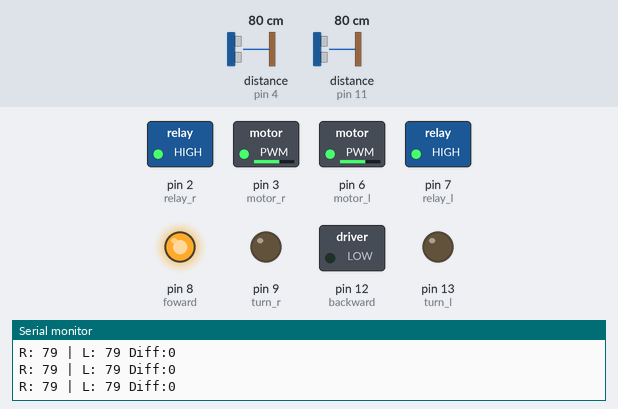
The sketch below on a simulated Arduino Uno, built with avr-gcc and run on an emulated ATmega328P. Parts: switched loads named in the sketch (green lamp = pin HIGH), output pins drawn as LEDs (lit = HIGH), the last lines printed to the serial monitor. Wiring (inferred from the names in the program): 2 × ultrasonic range finder: trigger pin 5, echo pin 4 / trigger pin 10, echo pin 11. Dashed ring = blinking. The inputs (shaded band) are chosen by the test bench; at power-on: distance to the obstacle (sensors on pin 11, pin 4) 80 cm. The echo pulse lasts 58.3 µs per cm; pins used as bus, display or sensor lines are not drawn.

Above: at 1.2 s.
1.3 s: distance to the obstacle (sensor on pin 11) set to 73 cm
At 1.7 s:
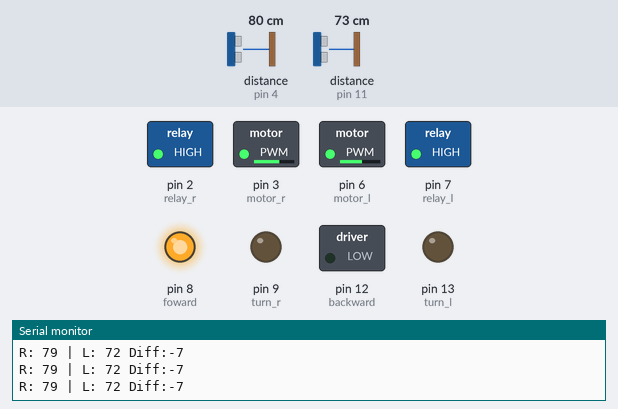
2.8 s: distance to the obstacle (sensor on pin 11) set to 66 cm
At 3.15 s:
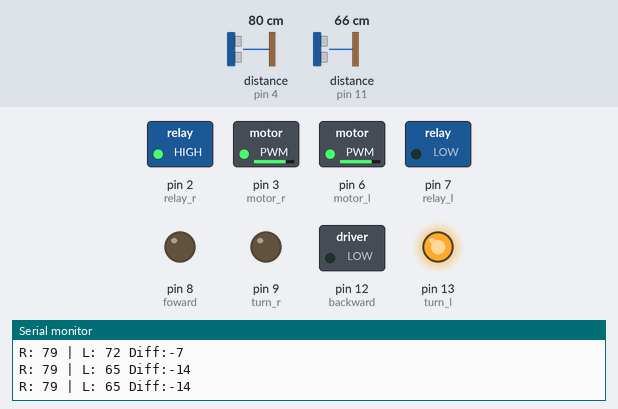
5.8 s: distance to the obstacle (sensor on pin 4) set to 74 cm
At 7.0 s:
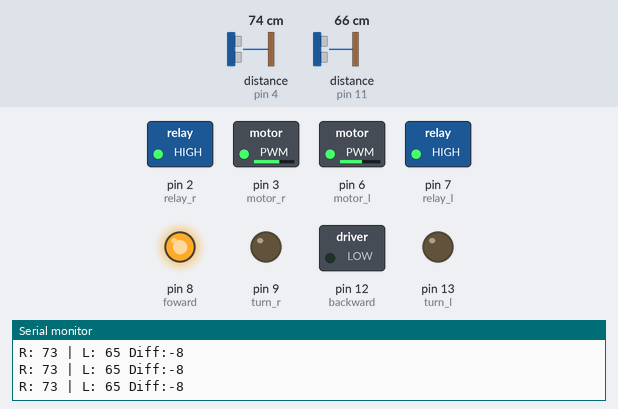
7.3 s: distance to the obstacle (sensor on pin 4) set to 60 cm
At 8.2 s:
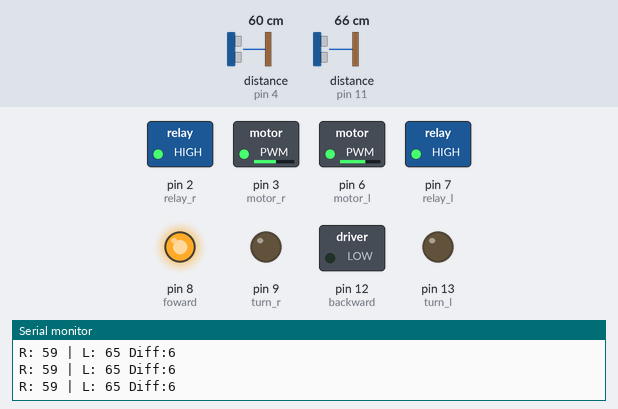
10.3 s: distance to the obstacle (sensor on pin 4) set to 52 cm
At 10.64 s:
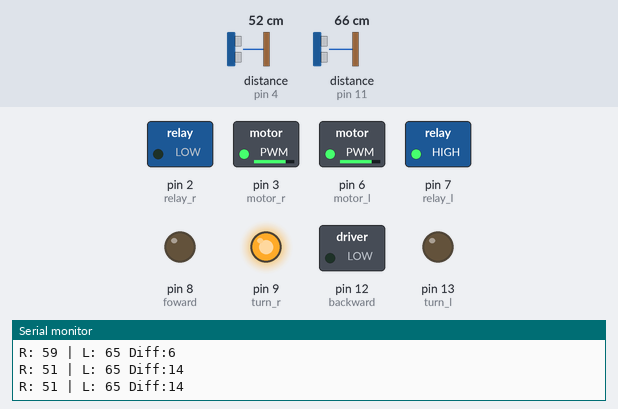
13.3 s: distance to the obstacle (sensor on pin 4) set to 120 cm
At 14.2 s:
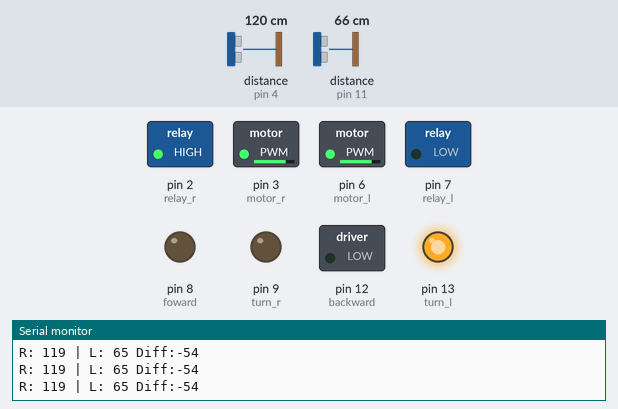
Timing chart, 0 to 17.3 s (numbered marks = the images above; inputs shaded):
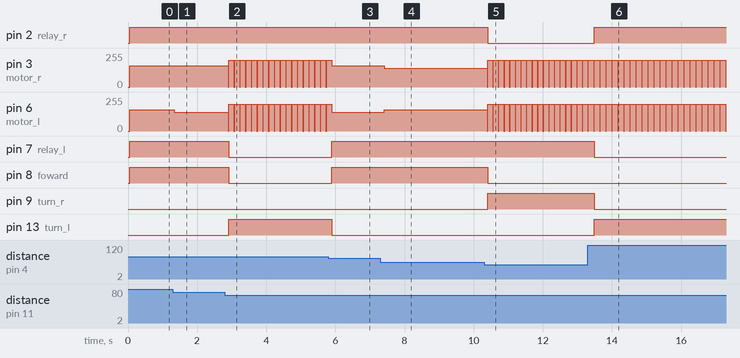

The sketch:

new_smooth_sensor.ino
```cpp
int relay_r = 2;  // S8550 (PNP) 控制方向: LOW=吸合, HIGH=放開
int relay_l = 7;  // S8550 (PNP) 控制方向: LOW=吸合, HIGH=放開
int motor_r = 3;  // C1384 (NPN) 控制速度: PWM 0~255
int motor_l = 6;  // C1384 (NPN) 控制速度: PWM 0~255
int foward = 8; // 綠LED
int backward = 12;// 紅LED
int turn_r = 9;
int turn_l = 13;

int trig_r = 5;    // 超音波感測器 Trig腳接 Arduino pin 5
int echo_r = 4;    //超音波感測器 Echo 腳接 Arduino pin 4
int trig_l = 10;   // 超音波感測器 Trig腳接 Arduino pin 11
int echo_l = 11;   //超音波感測器 Echo 腳接 Arduino pin 12

long dur_r, cm_r, dur_l, cm_l, cm ;  //宣告計算距離時，需要用到的兩個實數
int set_dur = 8; // set target distance
int tol = 3; // set tolerance
int turn_gap = 10; // set turning tolerance

// [修正 1] 速度設定調整
int spd_h = 160;   // 直走速度
int spd_m = 140;   // 差速修正速度
int spd_l = 100;
int spd_turn = 200; // [新增] 轉向專用大扭力，解決轉不動的問題

void setup() {
  Serial.begin (9600);
  pinMode(relay_r, OUTPUT);
  pinMode(motor_r, OUTPUT);
  pinMode(relay_l, OUTPUT);
  pinMode(motor_l, OUTPUT);
  pinMode(foward,OUTPUT);
  pinMode(backward,OUTPUT);
  pinMode(turn_r,OUTPUT);
  pinMode(turn_l,OUTPUT);
  pinMode(trig_r, OUTPUT);
  pinMode(echo_r, INPUT);
  pinMode(trig_l, OUTPUT);
  pinMode(echo_l, INPUT);
}

// [修正 2] 輕量版中位數濾波 (從5次改3次，反應快一倍)
long readDistanceMID(int trigPin, int echoPin) {
  int values[3]; // 改成3次就夠了

  for (int i = 0; i < 3; i++) {
    digitalWrite(trigPin, LOW);
    delayMicroseconds(2);
    digitalWrite(trigPin, HIGH);
    delayMicroseconds(10);
    digitalWrite(trigPin, LOW);

    long duration = pulseIn(echoPin, HIGH, 15000); // Timeout 再縮短一點 (15ms)
    long dist = (duration / 2) / 29.1;

    if (dist == 0) dist = 300;
    values[i] = dist;
    delay(2); // 縮短間隔
  }

  // 排序 3 個數值
  if(values[0] > values[1]) { int t=values[0]; values[0]=values[1]; values[1]=t; }
  if(values[1] > values[2]) { int t=values[1]; values[1]=values[2]; values[2]=t; }
  if(values[0] > values[1]) { int t=values[0]; values[0]=values[1]; values[1]=t; }

  return values[1]; // 回傳中間值
}

// [新增] 安全停車函式 (避免瞬間反向電流)
void stopMotors() {
    analogWrite(motor_r, 0);
    analogWrite(motor_l, 0);
}

void loop() {
  // Sensor Input
  cm_r = readDistanceMID(trig_r,echo_r);
  delay(5); // 稍微給一點喘息時間
  cm_l = readDistanceMID(trig_l,echo_l);

  // Check Data
  Serial.print("R: "); Serial.print(cm_r);
  Serial.print(" | L: "); Serial.print(cm_l);
  Serial.print(" Diff:"); Serial.println(cm_l - cm_r);

  cm = (cm_r+cm_l)/2;

  // --- 邏輯判斷開始 ---

  // 1. Turn Left (Big Diff)
  if (cm_r - cm_l > turn_gap){
    stopMotors(); // 先停車，防止繼電器火花
    delay(20);    // 給一點時間消磁

    digitalWrite(turn_r,LOW);
    digitalWrite(turn_l,HIGH);

    digitalWrite(relay_r, HIGH);
    digitalWrite(relay_l, LOW);

    digitalWrite(foward,LOW);
    digitalWrite(backward,LOW);

    // [修正] 用 spd_turn (大扭力)
    analogWrite(motor_l, spd_turn);
    analogWrite(motor_r, spd_turn);
    delay(100);
  }

  // 2. Turn Right (Big Diff)
  else if(cm_l - cm_r > turn_gap){
    stopMotors(); // 先停車
    delay(20);

    digitalWrite(turn_r,HIGH);
    digitalWrite(turn_l,LOW);

    digitalWrite(relay_r, LOW);
    digitalWrite(relay_l, HIGH);

    digitalWrite(foward,LOW);
    digitalWrite(backward,LOW);

    // [修正] 用 spd_turn (大扭力)
    analogWrite(motor_l, spd_turn);
    analogWrite(motor_r, spd_turn);
    delay(100);
  }

  // 3. Fine Angle & Distance (直走微調)
  else {
    digitalWrite(turn_l,LOW);
    digitalWrite(turn_r,LOW);

    // Forward
    if (cm > set_dur + tol){
      // 這裡如果原本是在後退，突然變前進，也最好停一下
      // 但為了流暢度，我們先假設這裡變化沒那麼劇烈

      digitalWrite(relay_r, HIGH);
      digitalWrite(relay_l, HIGH);
      digitalWrite(foward,HIGH);
      digitalWrite(backward,LOW);

      if(cm_r > cm_l + 4){
        analogWrite(motor_l, spd_m);
        analogWrite(motor_r, spd_h);
      }
      else if(cm_l > cm_r + 4){
        analogWrite(motor_l, spd_h);
        analogWrite(motor_r, spd_m);
      }
      else{
        analogWrite(motor_l, spd_h);
        analogWrite(motor_r, spd_h);
      }
    }
    // Backward
    else if(cm < set_dur - tol){
      digitalWrite(relay_r, LOW);
      digitalWrite(relay_l, LOW);
      digitalWrite(foward,LOW);
      digitalWrite(backward,HIGH);
      analogWrite(motor_l, spd_h);
      analogWrite(motor_r, spd_h);
    }
    // Stop
    else{
      stopMotors();
      digitalWrite(foward, LOW);
      digitalWrite(backward, LOW);
    }

    delay(50); // 縮短主迴圈 delay，讓反應更靈敏
  }
}
```

Measured:
- the behaviour switches between 70 and 69 cm on distance to the obstacle (sensor on pin 11) (found by bisection; images 1 and 2)
- the behaviour switches between 77 and 76 cm on distance to the obstacle (sensor on pin 4) (found by bisection; images 2 and 3)
- the behaviour switches between 56 and 55 cm on distance to the obstacle (sensor on pin 4) (found by bisection; images 4 and 5)
- after the input at 1.3 s, pin 6 (motor_l): 160/255 → 140/255 at once
- after the input at 2.8 s, pin 3 (motor_r), pin 6 (motor_l): alternates 200/255 for 0.15 s and 0/255 for 0.02 s, starting after 0.10 s; pin 7 (relay_l), pin 8 (foward): HIGH → LOW after 0.12 s; pin 13 (turn_l): LOW → HIGH after 0.12 s
- after the input at 5.8 s, pin 7 (relay_l), pin 8 (foward): LOW → HIGH after 0.09 s; pin 13 (turn_l): HIGH → LOW after 0.09 s
- after the input at 7.3 s, pin 3 (motor_r): 160/255 → 140/255 after 0.12 s; pin 6 (motor_l): 140/255 → 160/255 after 0.12 s
- after the input at 10.3 s, pin 2 (relay_r), pin 8 (foward): HIGH → LOW after 0.11 s; pin 3 (motor_r), pin 6 (motor_l): alternates 200/255 for 0.14 s and 0/255 for 0.02 s, starting after 0.09 s; pin 9 (turn_r): LOW → HIGH after 0.11 s
- after the input at 13.3 s, pin 2 (relay_r), pin 13 (turn_l): LOW → HIGH after 0.19 s; pin 7 (relay_l), pin 9 (turn_r): HIGH → LOW after 0.19 s
